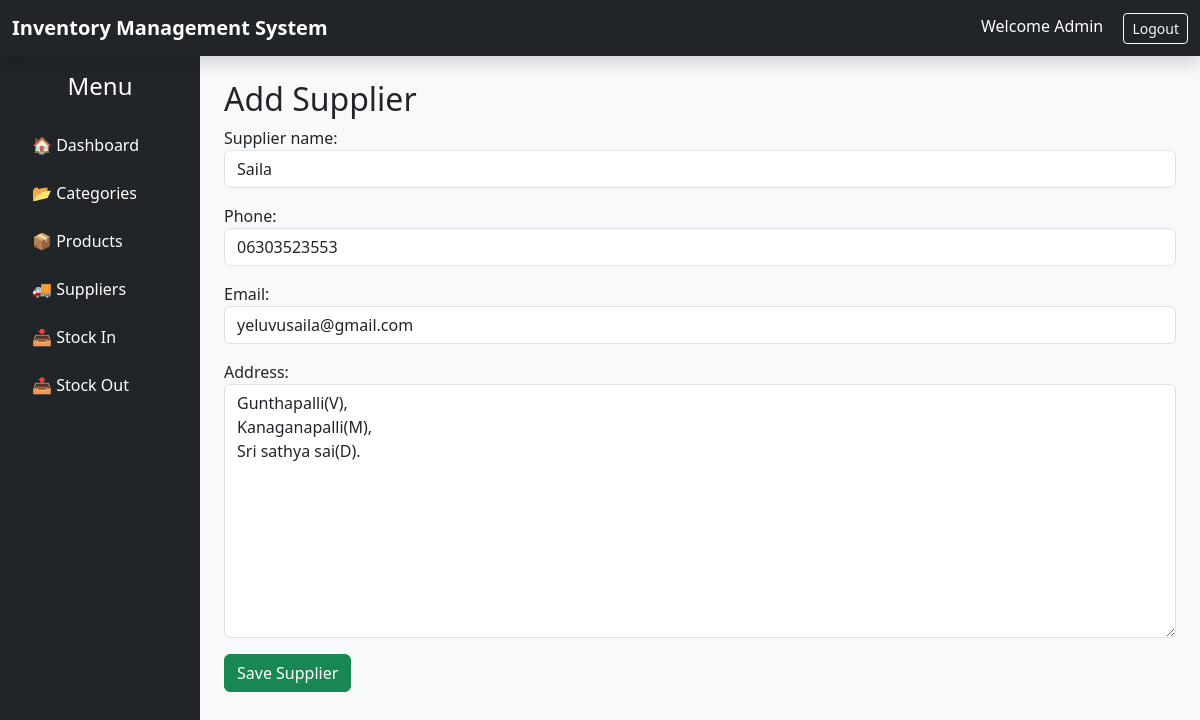
The app's page /supplier/update/1/ with its own data.
### inventory/models.py (models this page shows, shortened)
class Supplier(models.Model):
    supplier_name = models.CharField(max_length=100)
    phone = models.CharField(max_length=15)
    email = models.EmailField()
    address = models.TextField()

### inventory/views.py (the view)
# urls.py: path('supplier/update/<int:id>/',views.update_supplier,name='update_supplier'),
def update_supplier(request, id):
    supplier = Supplier.objects.get(id=id)
    if request.method == 'POST':
        form = SupplierForm(
            request.POST,
            instance=supplier
        )
        if form.is_valid():
            form.save()
            return redirect('/supplier/list/')
    else:
        form = SupplierForm(instance=supplier)
    return render(
        request,
        'inventory/supplier_form.html',
        {'form': form}
    )

### inventory/forms.py
class SupplierForm(forms.ModelForm):
    class Meta:
        model = Supplier
        fields = [
            'supplier_name',
            'phone',
            'email',
            'address'
        ]
        widgets = {
            'supplier_name': forms.TextInput(attrs={'class':'form-control'}),
            'phone': forms.TextInput(attrs={'class':'form-control'}),
            'email': forms.EmailInput(attrs={'class':'form-control'}),
            'address': forms.Textarea(attrs={'class':'form-control'}),
        }

### inventory/templates/inventory/supplier_form.html (shortened to what this page needs)
{% extends 'inventory/base.html' %}
{% block content %}
    <h2>Add Supplier</h2>
    <form method="POST">
        {{ form.as_p }}
        <button class="btn btn-success">
            Save Supplier
        </button>
    </form>
{% endblock %}

### records on screen
Supplier: supplier_name "Saila", phone "06303523553", email "yeluvusaila@gmail.com", address "Gunthapalli(V), Kanaganapalli(M), Sri sathya sai(D)."
